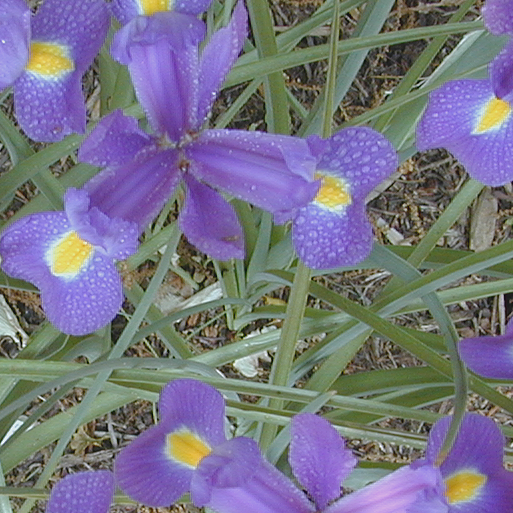
#> input picture original_image/Fig0635(top_ left_flower).tif, 513 x 513 px
$ python '色调变化.py'
#> lines starting #> are read from the running program, lines starting #| are printed output that depends on the picture
#> further down, original_image is the input picture: shape (513, 513, 3); mean R, G, B 119.4, 116.7, 134.7
import numpy as np
import imageio.v2 as imageio
import matplotlib.pyplot as plt
import os


def tone_correction(image, contrast, midpoint):
#> called with contrast = 10, midpoint = 0.5
    img_float = image.astype(np.float64) / 255.0
    epsilon = 1e-6
    corrected_float = 1 / (1 + (midpoint / (img_float + epsilon)) ** contrast)
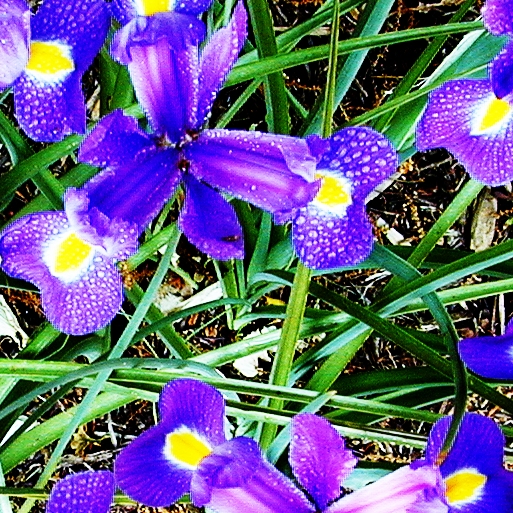
#> corrected_float: shape (513, 513, 3) float64; mean R, G, B 0.397, 0.374, 0.527
    corrected_image = np.clip(corrected_float * 255, 0, 255).astype(np.uint8)
    return corrected_image


def plot_tone_curve(ax, contrast, midpoint):
    r = np.linspace(0, 1, 256)
    epsilon = 1e-6
    s = 1 / (1 + (midpoint / (r + epsilon)) ** contrast)

    ax.plot(r, s, 'k')
    ax.set_aspect('equal', adjustable='box')
    ax.set_xlim(0, 1)
    ax.set_ylim(0, 1)

    ticks = np.linspace(0, 1, 5)  # For 4 squares
    ax.set_xticks(ticks)
    ax.set_yticks(ticks)
    ax.set_xticklabels(['0', '', '', '', '1'])
    ax.set_yticklabels(['0', '', '', '', '1'])

    ax.grid(True, color='black', linewidth=0.75)  # Added grid and adjusted linewidth
    ax.tick_params(length=0)  # Remove tick marks

    ax.text(0.5, 0.2, 'R,G,B', ha='center', va='center',
            bbox={'facecolor': 'white', 'edgecolor': 'black', 'pad': 4})


if __name__ == "__main__":
    input_dir = "original_image"
    output_dir = "output_image"
    os.makedirs(output_dir, exist_ok=True)

    image_filename = "Fig0635(top_ left_flower).tif"
    image_path = os.path.join(input_dir, image_filename)
    original_image = imageio.imread(image_path)
    base_name = os.path.splitext(image_filename)[0]

    contrast_E = 10
    midpoint_m = 0.5

    corrected_image = tone_correction(original_image, contrast_E, midpoint_m)

    fig = plt.figure(figsize=(18, 7))  # Increased figure size
    gs = fig.add_gridspec(1, 3, width_ratios=[4, 4, 1.5], wspace=0.05)  # Adjusted width_ratios and wspace
    fig.suptitle(f'Tone Correction (Fig 6.33) - {image_filename}', fontsize=16)

    ax0 = fig.add_subplot(gs[0])
    ax0.imshow(original_image)
    ax0.set_title('a) Flat Image')
    ax0.axis('off')

    ax1 = fig.add_subplot(gs[1])
    ax1.imshow(corrected_image)
    ax1.set_title('b) Corrected Image')
    ax1.axis('off')

    ax2 = fig.add_subplot(gs[2])
    plot_tone_curve(ax2, contrast_E, midpoint_m)
    ax2.set_title('c) Transformation')

    plt.tight_layout(rect=[0, 0.03, 1, 0.95])

    combined_output_path = os.path.join(output_dir, f"{base_name}_tone_correction_results.png")
    plt.savefig(combined_output_path, bbox_inches='tight')
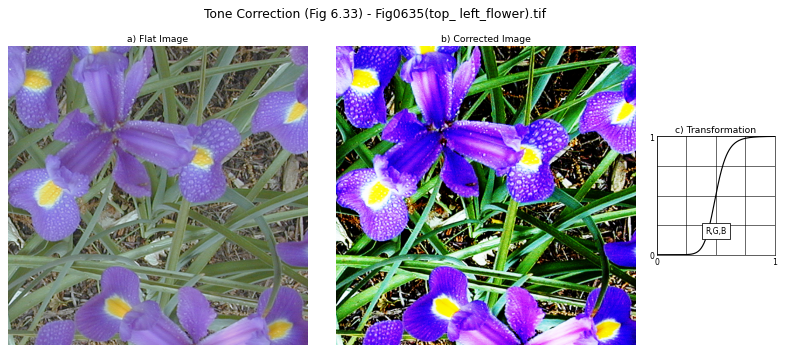
#> figure drawn by matplotlib, 3 panels; panel 3: curve peaks at x = 1, y = 0.999
    plt.close()
